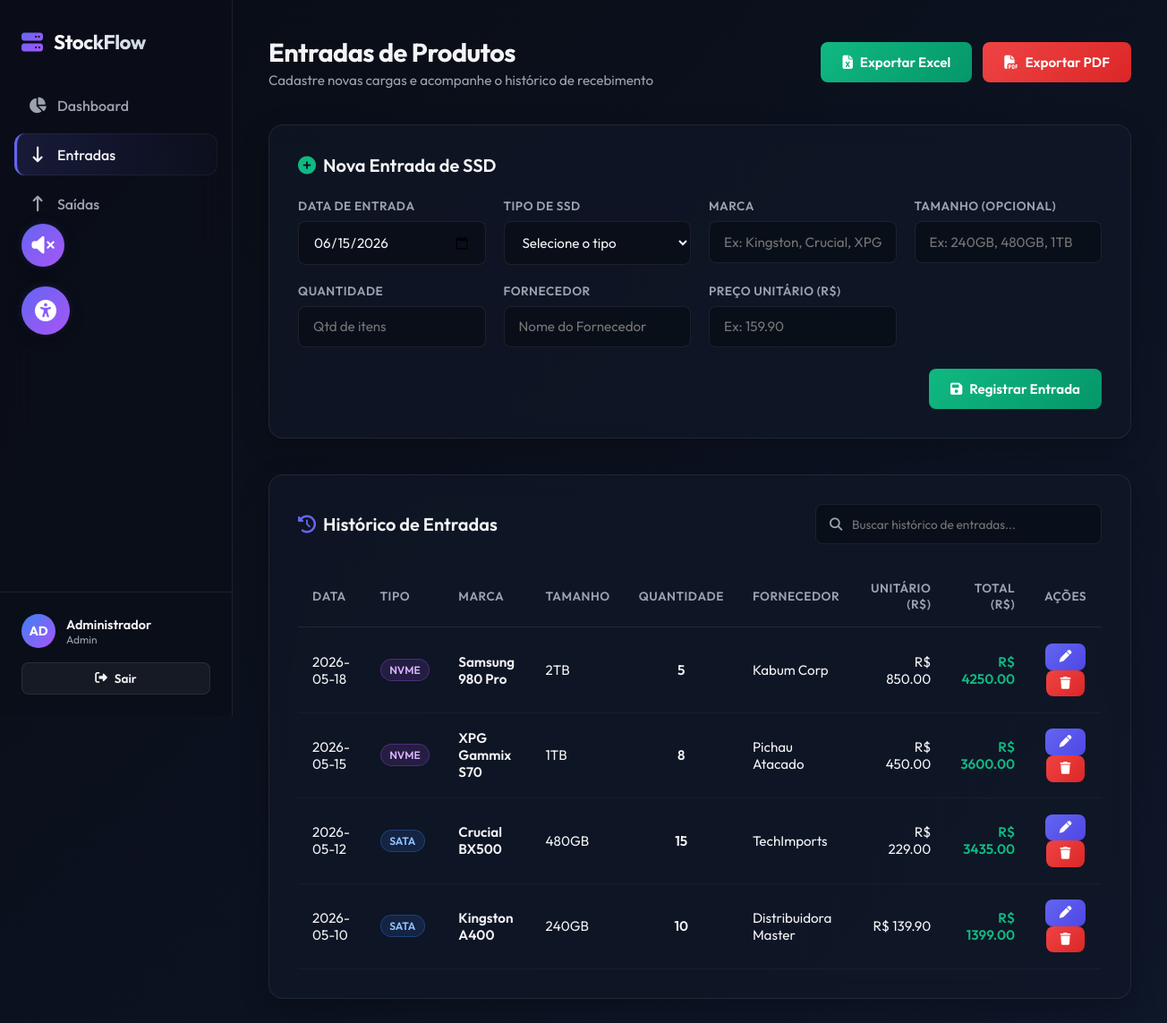
Page /entradas (signed in) on the committed database.
### tables this page shows
CREATE TABLE entries (
            id INTEGER PRIMARY KEY AUTOINCREMENT,
            entry_date TEXT NOT NULL,
            ssd_type TEXT NOT NULL,
            brand TEXT NOT NULL,
            size TEXT,
            quantity INTEGER NOT NULL,
            supplier TEXT NOT NULL,
            price REAL NOT NULL
        );

### app.py (the view, shortened to what this page needs)
@app.route('/entradas', methods=['GET', 'POST'])
@login_required
def entradas():
    conn = get_db_connection()
    cursor = conn.cursor()
    cursor.execute("SELECT * FROM entries ORDER BY entry_date DESC, id DESC")
    entries_list = cursor.fetchall()
    conn.close()
    return render_template('entradas.html', entries=entries_list)

### app.py (called while the page is built)
@app.context_processor
def inject_now():
    return {'now': datetime.datetime.utcnow()}

def login_required(f):
    from functools import wraps
    @wraps(f)
    def decorated_function(*args, **kwargs):
        if not session.get('logged_in'):
            return redirect(url_for('login'))
        return f(*args, **kwargs)
    return decorated_function

### database.py (called while the page is built)
def get_db_connection():
    conn = sqlite3.connect(DB_PATH)
    conn.row_factory = sqlite3.Row
    return conn

### templates/entradas.html (shortened to what this page needs)
{% extends "base.html" %}
{% block content %}
<div class="page-header">
    <div class="page-title">
        <h2>Entradas de Produtos</h2>
        <p>Cadastre novas cargas e acompanhe o histórico de recebimento</p>
    </div>
    <div class="btn-group">
        <a href="{{ url_for('export_excel', report_type='entradas') }}" class="btn btn-success" aria-label="Exportar histórico de entradas para planilha Excel">
            <i class="fa-solid fa-file-excel" aria-hidden="true"></i> Exportar Excel
        </a>
        <a href="{{ url_for('export_pdf', report_type='entradas') }}" class="btn btn-danger" aria-label="Exportar histórico de entradas para documento PDF">
            <i class="fa-solid fa-file-pdf" aria-hidden="true"></i> Exportar PDF
        </a>
    </div>
</div>
<div class="glass-panel">
    <h3 class="panel-title">
        <i class="fa-solid fa-circle-plus" style="color: var(--success);" aria-hidden="true"></i>
        Nova Entrada de SSD
    </h3>
    <form action="{{ url_for('entradas') }}" method="POST" autocomplete="off" id="entryForm" role="form" aria-label="Formulário de Nova Entrada de Produto">
        <div class="form-grid">
            <div class="form-group">
                <label for="entry_date" class="form-label">Data de Entrada</label>
                <input type="date" id="entry_date" name="entry_date" class="form-input" required>
            </div>
            <div class="form-group">
                <label for="ssd_type" class="form-label">Tipo de SSD</label>
                <select id="ssd_type" name="ssd_type" class="form-select" required>
                    <option value="" disabled selected>Selecione o tipo</option>
                </select>
            </div>
            <div class="form-group">
                <label for="brand" class="form-label">Marca</label>
                <input type="text" id="brand" name="brand" class="form-input" placeholder="Ex: Kingston, Crucial, XPG" required>
            </div>
            <div class="form-group">
                <label for="size" class="form-label">Tamanho (Opcional)</label>
                <input type="text" id="size" name="size" class="form-input" placeholder="Ex: 240GB, 480GB, 1TB">
            </div>
            <div class="form-group">
                <label for="quantity" class="form-label">Quantidade</label>
                <input type="number" id="quantity" name="quantity" class="form-input" min="1" placeholder="Qtd de itens" required>
            </div>
            <div class="form-group">
                <label for="supplier" class="form-label">Fornecedor</label>
                <input type="text" id="supplier" name="supplier" class="form-input" placeholder="Nome do Fornecedor" required>
            </div>
            <div class="form-group">
                <label for="price" class="form-label">Preço Unitário (R$)</label>
                <input type="number" id="price" name="price" class="form-input" min="0.01" step="0.01" placeholder="Ex: 159.90" required>
            </div>
        </div>
        <div style="display: flex; justify-content: flex-end; margin-top: 1rem;">
            <button type="submit" class="btn btn-success">
                <i class="fa-solid fa-save" aria-hidden="true"></i> Registrar Entrada
            </button>
        </div>
    </form>
</div>
<div class="glass-panel">
    <div class="panel-header" style="display: flex; justify-content: space-between; align-items: center; margin-bottom: 1.5rem; flex-wrap: wrap; gap: 1rem;">
        <h3 class="panel-title" style="margin-bottom: 0;">
            <i class="fa-solid fa-clock-rotate-left" style="color: var(--primary);" aria-hidden="true"></i>
            Histórico de Entradas
        </h3>
        <div class="search-input-wrapper">
            <i class="fa-solid fa-magnifying-glass" style="position: absolute; left: 1rem; top: 50%; transform: translateY(-50%); color: var(--text-muted); font-size: 0.9rem;" aria-hidden="true"></i>
            <input type="text" id="entriesSearch" class="form-input" style="padding-left: 2.5rem; font-size: 0.85rem;" placeholder="Buscar histórico de entradas..." aria-label="Buscar no histórico de entradas">
        </div>
    </div>
    <div class="table-container">
        <table class="custom-table" id="entriesTable">
            <thead>
                <tr>
                    <th scope="col">Data</th>
                    <th scope="col">Tipo</th>
                    <th scope="col">Marca</th>
                    <th scope="col">Tamanho</th>
                    <th scope="col" style="text-align: center;">Quantidade</th>
                    <th scope="col">Fornecedor</th>
                    <th scope="col" style="text-align: right;">Unitário (R$)</th>
                    <th scope="col" style="text-align: right;">Total (R$)</th>
                    <th scope="col" style="text-align: center;">Ações</th>
                </tr>
            </thead>
            <tbody aria-live="polite">
                {% if entries %}
                    {% for entry in entries %}
                        <tr>
                            <td>{{ entry.entry_date }}</td>
                            <td>
                                {% if entry.ssd_type == 'SATA' %}
                                    <span class="badge badge-sata">SATA</span>
                                {% else %}
                                    <span class="badge badge-nvme">NVMe</span>
                                {% endif %}
                            </td>
                            <td style="font-weight: 600;">{{ entry.brand }}</td>
                            <td>{{ entry.size if entry.size else '-' }}</td>
                            <td style="text-align: center; font-weight: 600;">{{ entry.quantity }}</td>
                            <td>{{ entry.supplier }}</td>
                            <td style="text-align: right;">R$ {{ "%.2f"|format(entry.price) }}</td>
                            <td style="text-align: right; font-weight: 600; color: var(--success);">R$ {{ "%.2f"|format(entry.price * entry.quantity) }}</td>
                            <td style="text-align: center;">
                                <a href="{{ url_for('edit_entry', entry_id=entry.id) }}" class="btn btn-sm btn-primary" title="Editar" aria-label="Editar entrada de {{ entry.quantity }} unidades de SSD {{ entry.ssd_type }} {{ entry.brand }} de fornecedor {{ entry.supplier }}"><i class="fa-solid fa-pen" aria-hidden="true"></i></a>
                                <form action="{{ url_for('delete_entry', entry_id=entry.id) }}" method="POST" style="display:inline;">
                                    <button type="submit" class="btn btn-sm btn-danger" title="Excluir" onclick="return confirm('Confirma exclusão desta entrada?');" aria-label="Excluir entrada de {{ entry.quantity }} unidades de SSD {{ entry.ssd_type }} {{ entry.brand }} de fornecedor {{ entry.supplier }}"><i class="fa-solid fa-trash" aria-hidden="true"></i></button>
                                </form>
                            </td>
                        </tr>
                    {% endfor %}
                {% endif %}
            </tbody>
        </table>
    </div>
</div>
{% endblock %}

### static/css/style.css (style rules this page uses)
:root { --bg-base: #080c14; --bg-gradient: linear-gradient(135deg, #080c14 0%, #0f172a 100%); --panel-bg: rgba(17, 24, 39, 0.7); --panel-border: rgba(255, 255, 255, 0.08); --panel-border-hover: rgba(99, 102, 241, 0.3); --primary: #6366f1; --primary-hover: #4f46e5; --primary-glow: rgba(99, 102, 241, 0.15); --accent-sata: #3b82f6; --accent-nvme: #a855f7; --success: #10b981; --warning: #f59e0b; --danger: #ef4444; --text-main: #f3f4f6; --text-muted: #9ca3af; --text-dark: #1f2937; --sidebar-width: 260px; --border-radius-lg: 16px; --border-radius-md: 12px; --border-radius-sm: 8px; --transition-smooth: all 0.3s cubic-bezier(0.4, 0, 0.2, 1); }
* { margin: 0; padding: 0; box-sizing: border-box; font-family: 'Outfit', sans-serif; scrollbar-width: thin; scrollbar-color: rgba(99, 102, 241, 0.3) rgba(8, 12, 20, 0.5); }
body { background: var(--bg-gradient); color: var(--text-main); min-height: 100vh; overflow-x: hidden; display: flex; }
.page-header { display: flex; justify-content: space-between; align-items: center; margin-bottom: 2.5rem; animation: fadeIn 0.4s ease-out; }
.page-title h2 { font-size: 1.8rem; font-weight: 700; letter-spacing: -0.5px; margin-bottom: 0.25rem; }
.page-title p { color: var(--text-muted); font-size: 0.95rem; }
.glass-panel { background: var(--panel-bg); border: 1px solid var(--panel-border); backdrop-filter: blur(12px); -webkit-backdrop-filter: blur(12px); border-radius: var(--border-radius-lg); padding: 2rem; box-shadow: 0 10px 30px rgba(0, 0, 0, 0.25); margin-bottom: 2.5rem; animation: fadeIn 0.6s ease-out; }
.panel-title { font-size: 1.25rem; font-weight: 600; margin-bottom: 1.5rem; display: flex; align-items: center; gap: 0.5rem; }
.form-grid { display: grid; grid-template-columns: repeat(auto-fit, minmax(200px, 1fr)); gap: 1.25rem; margin-bottom: 1.5rem; }
.form-group { display: flex; flex-direction: column; gap: 0.5rem; }
.form-label { font-size: 0.85rem; font-weight: 600; color: var(--text-muted); text-transform: uppercase; letter-spacing: 0.5px; }
.form-input, .form-select { background: rgba(8, 12, 20, 0.6); border: 1px solid var(--panel-border); color: var(--text-main); padding: 0.8rem 1rem; border-radius: var(--border-radius-sm); font-size: 0.95rem; outline: none; transition: var(--transition-smooth); width: 100%; }
.form-select option { background: var(--bg-base); color: var(--text-main); }
.btn { display: inline-flex; align-items: center; justify-content: center; gap: 0.5rem; padding: 0.8rem 1.5rem; border-radius: var(--border-radius-sm); font-size: 0.95rem; font-weight: 600; cursor: pointer; border: none; text-decoration: none; transition: var(--transition-smooth); }
.btn-primary { background: linear-gradient(135deg, var(--primary), #4f46e5); color: white; }
.btn-danger { background: linear-gradient(135deg, var(--danger), #dc2626); color: white; }
.btn-success { background: linear-gradient(135deg, var(--success), #059669); color: white; }
.btn-sm { padding: 0.5rem 1rem; font-size: 0.85rem; }
.btn-group { display: flex; gap: 0.75rem; align-items: center; }
.table-container { overflow-x: auto; width: 100%; }
.custom-table { width: 100%; border-collapse: collapse; text-align: left; font-size: 0.95rem; }
.custom-table th { padding: 1rem; color: var(--text-muted); font-weight: 600; font-size: 0.85rem; text-transform: uppercase; letter-spacing: 0.5px; border-bottom: 1px solid var(--panel-border); }
.custom-table td { padding: 1.1rem 1rem; border-bottom: 1px solid rgba(255, 255, 255, 0.04); vertical-align: middle; }
.custom-table tbody tr { transition: var(--transition-smooth); }
.badge { display: inline-flex; align-items: center; padding: 0.25rem 0.6rem; border-radius: 30px; font-size: 0.75rem; font-weight: 600; text-transform: uppercase; }
.badge-sata { background: rgba(59, 130, 246, 0.15); color: #93c5fd; border: 1px solid rgba(59, 130, 246, 0.3); }
.badge-nvme { background: rgba(168, 85, 247, 0.15); color: #d8b4fe; border: 1px solid rgba(168, 85, 247, 0.3); }
.search-input-wrapper { position: relative; flex-grow: 1; max-width: 320px; }

### rows in the picture
entries: entry_date "2026-05-18", ssd_type "NVME", brand "Samsung 980 Pro", size "2TB", quantity "5", supplier "Kabum Corp", price "850.00", entry.price*entry.quantity "4250.00"
entries: entry_date "2026-05-15", ssd_type "NVME", brand "XPG Gammix S70", size "1TB", quantity "8", supplier "Pichau Atacado", price "450.00", entry.price*entry.quantity "3600.00"
entries: entry_date "2026-05-12", ssd_type "SATA", brand "Crucial BX500", size "480GB", quantity "15", supplier "TechImports", price "229.00", entry.price*entry.quantity "3435.00"
entries: entry_date "2026-05-10", ssd_type "SATA", brand "Kingston A400", size "240GB", quantity "10", supplier "Distribuidora Master", price "139.90", entry.price*entry.quantity "1399.00"
